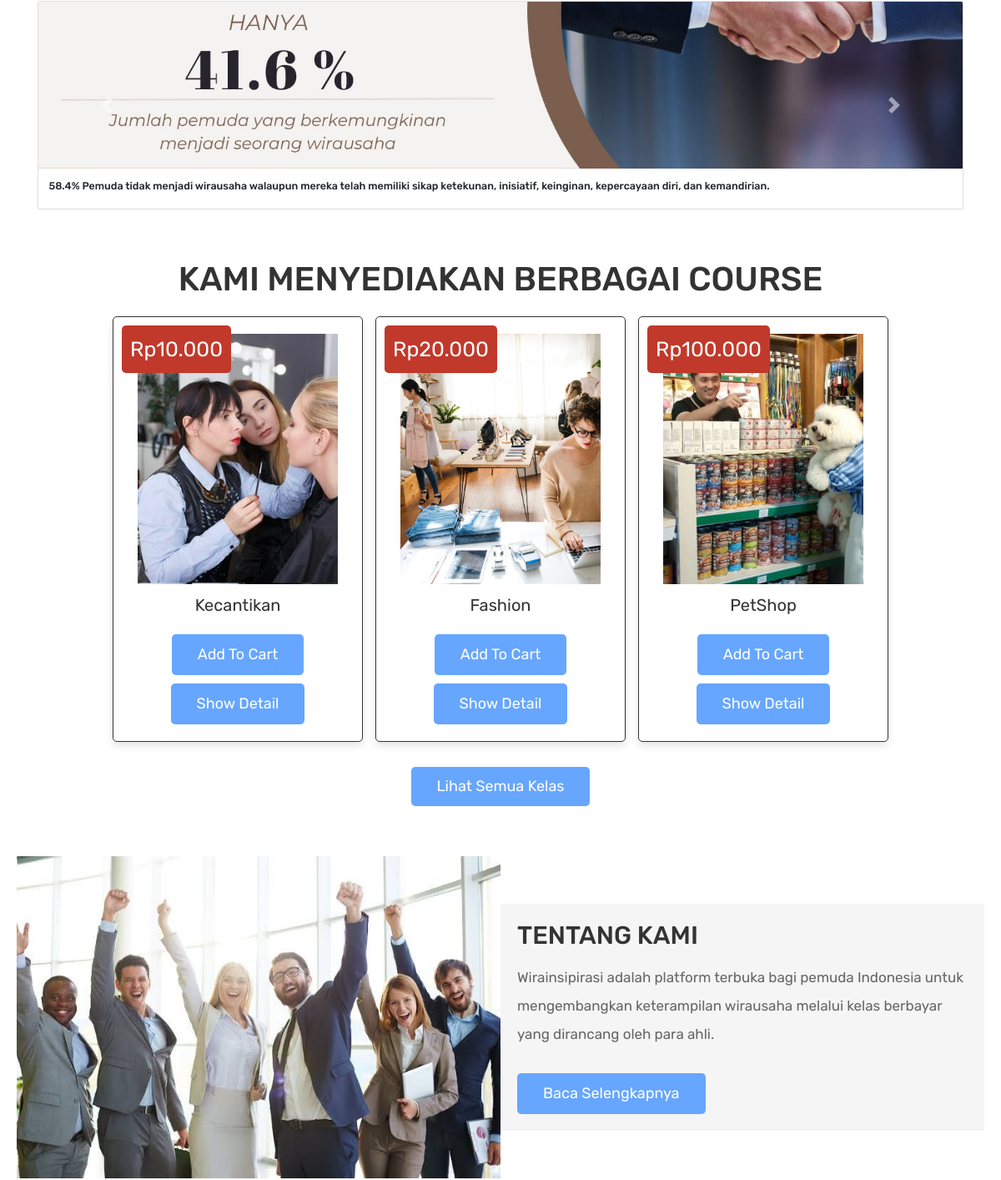
Before: /home.php (signed in, middle part) with the older database file.
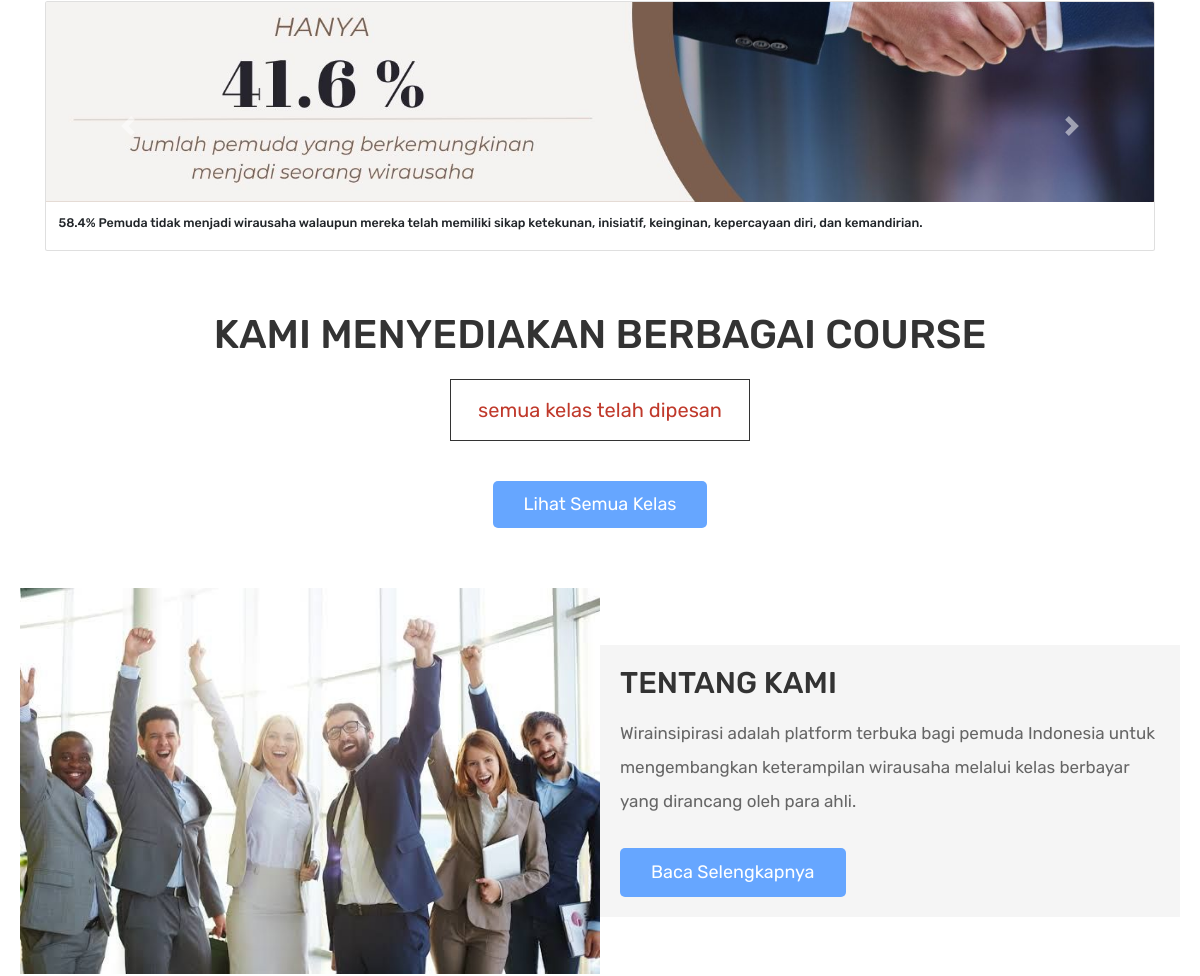
After: the same page with the newer database file.
### tables this page shows
CREATE TABLE `products` (
  `id` int(100) NOT NULL,
  `name` varchar(100) NOT NULL,
  `price` int(6) NOT NULL,
  `image` varchar(100) NOT NULL,
  `deskripsi` varchar(200) NOT NULL,
  `tujuan` longtext NOT NULL,
  `lesson_video` varchar(1000) NOT NULL DEFAULT '',
  `link` varchar(1000) NOT NULL DEFAULT ''
);

### header.php (called while the page is built, shortened)
<?php
if (isset($_SESSION['user_id'])) {
    $user_id = $_SESSION['user_id'];
}
?>

### home.php (the view, shortened to what this page needs)
<?php
include 'config.php';
?>
<!DOCTYPE html>
<html lang="en">
<head>
    <link rel="stylesheet" href="https://cdnjs.cloudflare.com/ajax/libs/font-awesome/6.0.0/css/all.min.css">
    <link rel="stylesheet" href="https://maxcdn.bootstrapcdn.com/bootstrap/4.5.2/css/bootstrap.min.css">
    <link rel="stylesheet" href="css/style.css">
</head>
<body>
    <?php include 'header.php'; ?>
     <section class="insight">
        <div class="container">
            <div id="carouselExampleIndicators" class="carousel slide" data-ride="carousel">
                <div class="carousel-inner">
                    <div class="carousel-item active">
                        <div class="row">
                            <div class="col-md-12">
                                <div class="card" style="width: 100%;">
                                    <img class="card-img-top" src="images/i1.jpg" alt="Image cap">
                                    <div class="card-body">
                                        <h5 class="card-title">58.4% Pemuda tidak menjadi wirausaha walaupun mereka telah memiliki sikap ketekunan, inisiatif, keinginan, kepercayaan diri, dan kemandirian.</h5>
                                         </div>
                                </div>
                            </div>
                        </div>
                    </div>
                </div>
                <a class="carousel-control-prev" href="#carouselExampleIndicators" role="button" data-slide="prev">
                    <span class="carousel-control-prev-icon" aria-hidden="true"></span>
                </a>
                <a class="carousel-control-next" href="#carouselExampleIndicators" role="button" data-slide="next">
                    <span class="carousel-control-next-icon" aria-hidden="true"></span>
                </a>
            </div>
        </div>
    </section>
    <section class="products">
        <h1 class="title">Kami Menyediakan Berbagai Course</h1>
        <div class="box-container">
            <?php
                $select_products = mysqli_query($conn, "SELECT * FROM `products` WHERE name NOT IN (SELECT name FROM cart WHERE user_id = '$user_id') AND name NOT IN (SELECT product_name FROM orders WHERE user_id = '$user_id') LIMIT 6") or die('query failed');
                if(mysqli_num_rows($select_products) > 0){
                    while($fetch_products = mysqli_fetch_assoc($select_products)){
            ?>
            <form action="" method="post" class="box">
                <img class="image" src="uploaded_img/<?php echo $fetch_products['image']; ?>" alt="">
                <div class="name"><?php echo $fetch_products['name']; ?></div>
                <div class="price">Rp<?php echo $fetch_products['price']; ?>.000</div>
                <button type="submit" class="btn" name="add_to_cart">Add to Cart</button>
                <a href="detail.php?product_id=<?php echo $fetch_products['id']; ?>" class="btn">Show Detail</a>
            </form>
            <?php
                }
            } else {
                echo '<p class="empty">semua kelas telah dipesan</p>';
            }
            ?>
        </div>
        <div class="load-more" style="margin-top: 2rem; text-align:center">
            <a href="shop.php" class="option-btn">Lihat semua kelas</a>
        </div>
    </section>
    <section class="about">
        <div class="flex">
            <div class="image">
                <img src="images/home.jpeg" alt="">
            </div>
            <div class="content">
                <h3>Tentang kami</h3>
                <p>Wirainsipirasi adalah platform terbuka bagi pemuda Indonesia untuk mengembangkan keterampilan wirausaha melalui kelas berbayar yang dirancang oleh para ahli.</p>
                <a href="about.php" class="btn">Baca selengkapnya</a>
            </div>
        </div>
    </section>
</body>
</html>

Changed rows visible on the page:
no longer on this page (row unchanged): products: image (picture), name "Kecantikan", price "10"
removed products: image (picture), name "Fashion", price "20"
removed products: image (picture), name "PetShop", price "100"
Other visible differences:
text now shown: "semua kelas telah dipesan"
